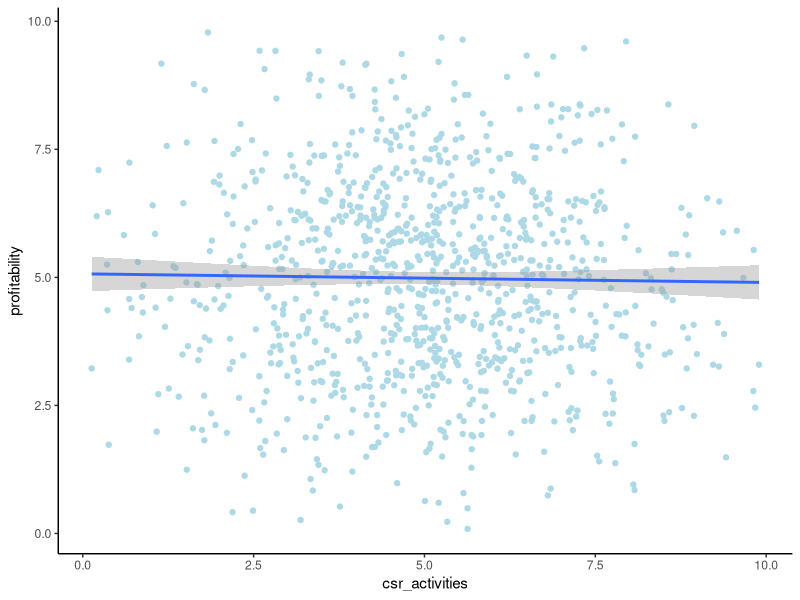
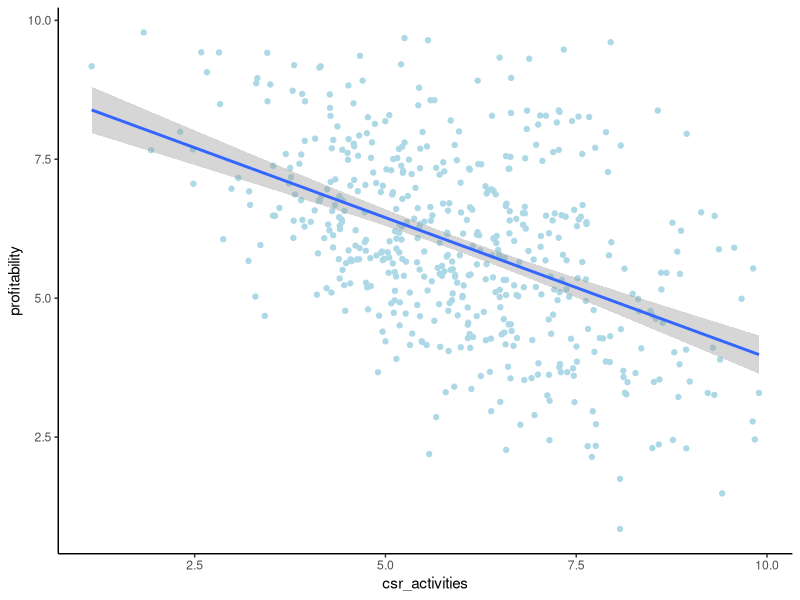
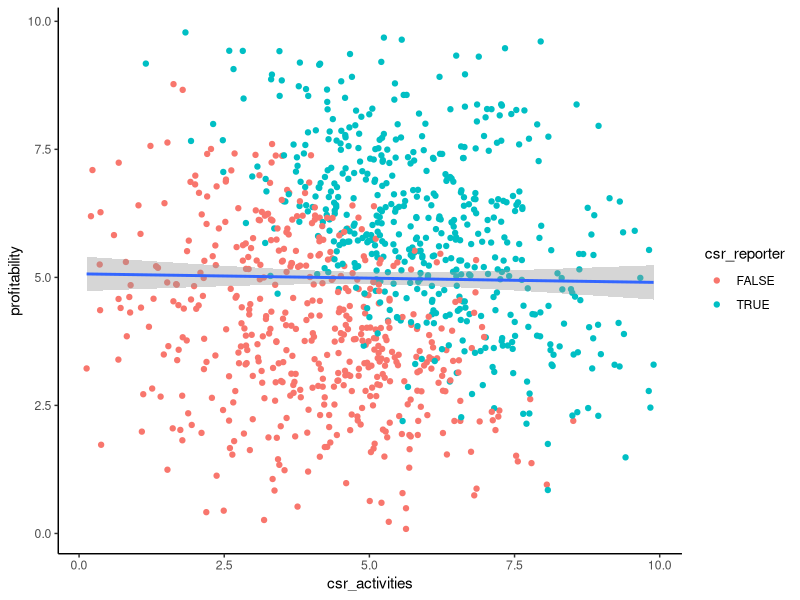

Recreate these plots in R, in order.
# VHB QEAR 20 - Joachim Gassen

# This is a small simulation to show the effect of self-selections introducing
# an implicit collider variable on which you (have to) condition your 
# analysis

library(tidyverse)
library(truncnorm)

smp_size <- 1000

smp <- tibble(
  csr_activities = rtruncnorm(smp_size, 0, 10, 5, 2),
  profitability = rtruncnorm(smp_size, 0, 10, 5, 2),
  csr_reporter = csr_activities + profitability + rnorm(smp_size) > 10
)

ggplot(smp, aes(x = csr_activities, y = profitability)) + 
  geom_point(color = "lightblue") +
  geom_smooth(method = "lm") +
  theme_classic()

ggplot(smp %>% filter(csr_reporter), aes(x = csr_activities, y = profitability)) + 
  geom_point(color = "lightblue") +
  geom_smooth(method = "lm") +
  theme_classic()

ggplot(smp, aes(x = csr_activities, y = profitability)) + 
  geom_point(aes(color = csr_reporter)) +
  geom_smooth(method = "lm") +
  theme_classic()

summary(lm(profitability ~ csr_activities, smp))

summary(lm(profitability ~ csr_activities, smp %>% filter(csr_reporter)))

summary(lm(profitability ~ csr_activities + csr_reporter, smp))

summary(lm(profitability ~ csr_activities*csr_reporter, smp))
